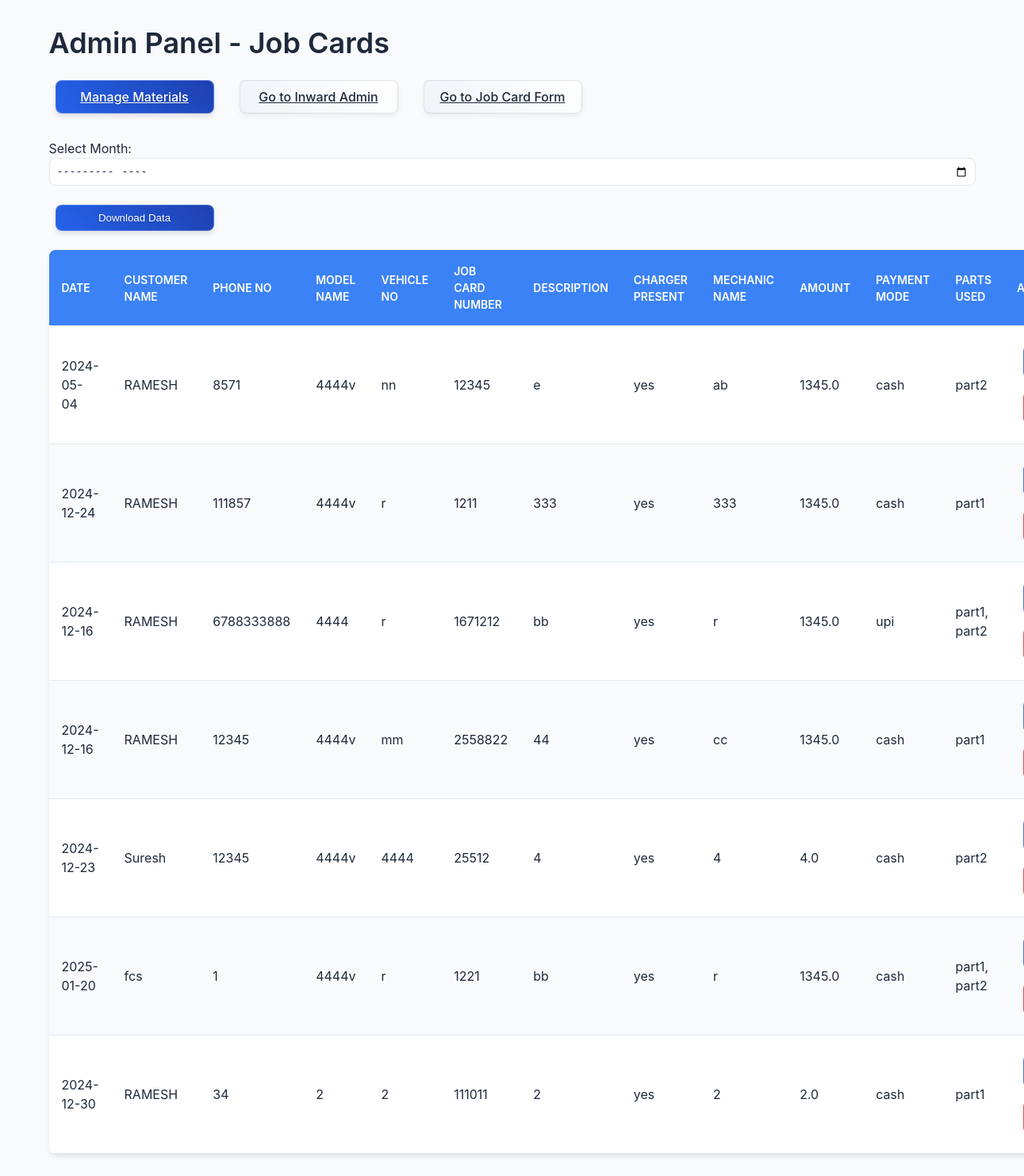
/admin, run on an earlier commit of the app's database.
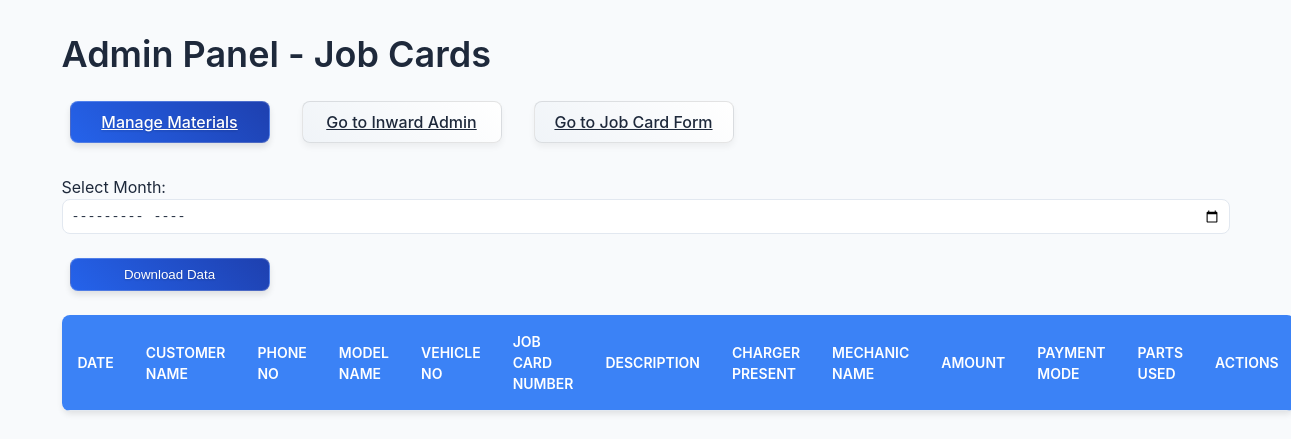
And on a later commit of the database.
### app.py (models this page shows, shortened)
class JobCard(db.Model):
    id = db.Column(db.Integer, primary_key=True)
    date = db.Column(db.String(20), nullable=False)
    customer_name = db.Column(db.String(100), nullable=False)
    phone_no = db.Column(db.String(15), nullable=False)
    model_name = db.Column(db.String(100), nullable=False)
    vehicle_no = db.Column(db.String(20), nullable=False)
    job_card_number = db.Column(db.String(50), nullable=False, unique=True)
    description = db.Column(db.String(200), nullable=False)
    charger_present = db.Column(db.String(5), nullable=False)
    mechanic_name = db.Column(db.String(100), nullable=False)
    amount = db.Column(db.Float, nullable=False)
    payment_mode = db.Column(db.String(20), nullable=False)
    parts_used = db.Column(db.String(500), nullable=False)  # Comma-separated parts

### app.py (the view)
@app.route('/admin')
def admin():
    job_cards = JobCard.query.all()  # Get all job cards
    parts = Part.query.all()  # Get all parts
    return render_template('admin.html', job_cards=job_cards, parts=parts, datetime=datetime)

### templates/admin.html (shortened to what this page needs)
<!DOCTYPE html>
<html lang="en">
<head>
    <link rel="stylesheet" href="{{ url_for('static', filename='style.css') }}">
</head>
<body>
    <div class="container">
        <h1>Admin Panel - Job Cards</h1>
        <div class="admin-nav mb-4">
            <a href="{{ url_for('materials') }}" class="btn btn-primary mr-2 pulse">Manage Materials</a>
            <a href="{{ url_for('inward_admin') }}" class="btn btn-secondary mr-2 slide-in">Go to Inward Admin</a>
            <a href="{{ url_for('index') }}" class="btn btn-secondary slide-in">Go to Job Card Form</a>
        </div>
        <div class="mb-3">
            <form action="/download_admin_data" method="get" class="form-inline">
                <div class="form-group mr-2">
                    <label for="month" class="mr-2">Select Month:</label>
                    <input type="month" id="month" name="month" class="form-control" min="2023-01" max="{{ datetime.now().strftime('%Y-%m') }}">
                </div>
                <button type="submit" class="btn btn-primary">Download Data</button>
            </form>
        </div>
        <table id="jobCardTable" class="w-full border-collapse">
            <thead>
                <tr class="bg-gray-200">
                    <th class="p-3 border text-left cursor-pointer" onclick="sortTable(0)">Date</th>
                    <th class="p-3 border text-left cursor-pointer" onclick="sortTable(1)">Customer Name</th>
                    <th class="p-3 border text-left cursor-pointer" onclick="sortTable(2)">Phone No</th>
                    <th class="p-3 border text-left cursor-pointer" onclick="sortTable(3)">Model Name</th>
                    <th class="p-3 border text-left cursor-pointer" onclick="sortTable(4)">Vehicle No</th>
                    <th class="p-3 border text-left cursor-pointer" onclick="sortTable(5)">Job Card Number</th>
                    <th class="p-3 border text-left cursor-pointer" onclick="sortTable(6)">Description</th>
                    <th class="p-3 border text-left cursor-pointer" onclick="sortTable(7)">Charger Present</th>
                    <th class="p-3 border text-left cursor-pointer" onclick="sortTable(8)">Mechanic Name</th>
                    <th class="p-3 border text-left cursor-pointer" onclick="sortTable(9)">Amount</th>
                    <th class="p-3 border text-left cursor-pointer" onclick="sortTable(10)">Payment Mode</th>
                    <th class="p-3 border text-left cursor-pointer" onclick="sortTable(11)">Parts Used</th>
                    <th class="p-3 border text-left">Actions</th>
                </tr>
            </thead>
            <tbody>
                {% for job_card in job_cards %}
                <tr class="hover:bg-gray-50 {% if loop.index % 2 == 0 %}bg-gray-100{% endif %}">
                    <td class="p-3 border">{{ job_card.date }}</td>
                    <td class="p-3 border">{{ job_card.customer_name }}</td>
                    <td class="p-3 border">{{ job_card.phone_no }}</td>
                    <td class="p-3 border">{{ job_card.model_name }}</td>
                    <td class="p-3 border">{{ job_card.vehicle_no }}</td>
                    <td class="p-3 border">{{ job_card.job_card_number }}</td>
                    <td class="p-3 border">{{ job_card.description }}</td>
                    <td class="p-3 border">{{ job_card.charger_present }}</td>
                    <td class="p-3 border">{{ job_card.mechanic_name }}</td>
                    <td class="p-3 border">{{ job_card.amount }}</td>
                    <td class="p-3 border">{{ job_card.payment_mode }}</td>
                    <td class="p-3 border">{{ job_card.parts_used }}</td>
                    <td class="p-3 border">
                        <div class="action-buttons">
                        </div>
                    </td>
                </tr>
                {% endfor %}
            </tbody>
        </table>
    </div>
</body>
</html>

### static/style.css (style rules this page uses)
:root { --primary-color: #3b82f6; --secondary-color: #1d4ed8; --accent-color: #93c5fd; --background-color: #f8fafc; --surface-color: #ffffff; --text-color: #1e293b; --text-light: #64748b; --success-color: #10b981; --error-color: #ef4444; --font-family: 'Inter', system-ui, -apple-system, sans-serif; --font-size-base: 1rem; --line-height: 1.5; --space-xs: 0.25rem; --space-sm: 0.5rem; --space-md: 1rem; --space-lg: 1.5rem; --space-xl: 2rem; --shadow-sm: 0 1px 2px 0 rgba(0, 0, 0, 0.05); --shadow-md: 0 4px 6px -1px rgba(0, 0, 0, 0.1); --shadow-lg: 0 10px 15px -3px rgba(0, 0, 0, 0.1); --border-radius: 0.5rem; --border-width: 1px; --border-color: #e2e8f0; --transition-speed: 0.2s; --transition-easing: ease-in-out; }
* { box-sizing: border-box; margin: 0; padding: 0; }
html { font-size: 16px; scroll-behavior: smooth; }
body { font-family: var(--font-family); font-size: var(--font-size-base); line-height: var(--line-height); color: var(--text-color); background-color: var(--background-color); min-height: 100vh; padding: var(--space-xl); }
h1, h2, h3 { font-weight: 600; line-height: 1.25; margin-bottom: var(--space-md); }
h1 { font-size: 2.25rem; }
.container { max-width: 1200px; margin: 0 auto; padding: 0 var(--space-md); }
.form-group { margin-bottom: var(--space-md); }
.form-control { width: 100%; padding: var(--space-sm); border: var(--border-width) solid #e2e8f0; border-radius: var(--border-radius); background-color: #ffffff; color: var(--text-color); transition: all var(--transition-speed) var(--transition-easing); }
.btn { display: inline-flex; align-items: center; justify-content: center; padding: var(--space-sm) var(--space-md); border-radius: var(--border-radius); border: none; font-weight: 500; cursor: pointer; transition: all var(--transition-speed) var(--transition-easing); }
.btn-primary { background-color: var(--primary-color); color: white; }
.btn-secondary { background-color: var(--surface-color); border: var(--border-width) solid var(--border-color); color: var(--text-color); }
.pulse { animation: pulse 2s infinite; }
.slide-in { animation: slideIn 0.8s ease-out; }
.btn { transition: all 0.3s ease; min-width: 200px; margin: 0.5rem; position: relative; overflow: hidden; }
.admin-nav { display: flex; gap: 1rem; margin-bottom: 2rem; }
table { width: 100%; border-collapse: collapse; margin: 1rem 0; background-color: white; box-shadow: 0 4px 6px -1px rgba(0, 0, 0, 0.1); border-radius: 0.5rem; overflow: hidden; }
th, td { padding: 0.75rem 1rem; text-align: left; border-bottom: 1px solid #e2e8f0; }
th { background-color: #3b82f6; color: white; font-weight: 600; text-transform: uppercase; font-size: 0.875rem; }
.btn-primary { background: linear-gradient(45deg, #2563eb, #1e40af); box-shadow: 0 4px 6px rgba(0, 0, 0, 0.1); border: 1px solid rgba(255, 255, 255, 0.2); color: white; text-shadow: 0 1px 2px rgba(0, 0, 0, 0.2); }
.btn-secondary { background: linear-gradient(45deg, #f0f4f8, #ffffff); border: 1px solid rgba(0, 0, 0, 0.1); box-shadow: 0 4px 6px rgba(0, 0, 0, 0.05); color: #1e293b; }
table { width: 100%; border-collapse: collapse; margin: var(--space-md) 0; background-color: var(--surface-color); box-shadow: var(--shadow-md); border-radius: var(--border-radius); overflow: hidden; }
th, td { padding: var(--space-sm) var(--space-md); text-align: left; border-bottom: var(--border-width) solid var(--border-color); }
th { background-color: var(--primary-color); color: white; font-weight: 600; text-transform: uppercase; font-size: 0.875rem; }
.mb-3 { margin-bottom: var(--space-md); }
.mb-4 { margin-bottom: var(--space-lg); }
.p-3 { padding: var(--space-md); }

What changed in the data, as far as the page shows it:
removed JobCard: date "2024-05-04", customer_name "RAMESH", phone_no "8571", model_name "4444v", vehicle_no "nn", job_card_number "12345", description "e", charger_present "yes", mechanic_name "ab", amount "1345.0", payment_mode "cash", parts_used "part2"
removed JobCard: date "2024-12-24", customer_name "RAMESH", phone_no "111857", model_name "4444v", vehicle_no "r", job_card_number "1211", description "333", charger_present "yes", mechanic_name "333", amount "1345.0", payment_mode "cash", parts_used "part1"
removed JobCard: date "2024-12-16", customer_name "RAMESH", phone_no "6788333888", model_name "4444", vehicle_no "r", job_card_number "1671212", description "bb", charger_present "yes", mechanic_name "r", amount "1345.0", payment_mode "upi", parts_used "part1, part2"
removed JobCard: date "2024-12-16", customer_name "RAMESH", phone_no "12345", model_name "4444v", vehicle_no "mm", job_card_number "2558822", description "44", charger_present "yes", mechanic_name "cc", amount "1345.0", payment_mode "cash", parts_used "part1"
removed JobCard: date "2024-12-23", customer_name "Suresh", phone_no "12345", model_name "4444v", vehicle_no "4444", job_card_number "25512", description "4", charger_present "yes", mechanic_name "4", amount "4.0", payment_mode "cash", parts_used "part2"
removed JobCard: date "2025-01-20", customer_name "fcs", phone_no "1", model_name "4444v", vehicle_no "r", job_card_number "1221", description "bb", charger_present "yes", mechanic_name "r", amount "1345.0", payment_mode "cash", parts_used "part1, part2"
removed JobCard: date "2024-12-30", customer_name "RAMESH", phone_no "34", model_name "2", vehicle_no "2", job_card_number "111011", description "2", charger_present "yes", mechanic_name "2", amount "2.0", payment_mode "cash", parts_used "part1"
